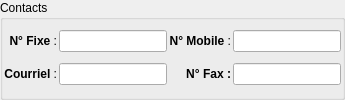
       <widget class="QGroupBox" name="groupBox">
        <property name="title">
         <string>Contacts</string>
        </property>
        <layout class="QGridLayout" name="gridLayout_2">
         <property name="leftMargin">
          <number>1</number>
         </property>
         <property name="topMargin">
          <number>1</number>
         </property>
         <property name="rightMargin">
          <number>1</number>
         </property>
         <property name="bottomMargin">
          <number>1</number>
         </property>
         <property name="spacing">
          <number>2</number>
         </property>
         <item row="0" column="0">
          <widget class="QLabel" name="Lb_TelFix">
           <property name="palette">
            <palette>
             <active>
              <colorrole role="WindowText">
               <brush brushstyle="SolidPattern">
                <color alpha="255">
                 <red>0</red>
                 <green>0</green>
                 <blue>0</blue>
                </color>
               </brush>
              </colorrole>
             </active>
             <inactive>
              <colorrole role="WindowText">
               <brush brushstyle="SolidPattern">
                <color alpha="255">
                 <red>0</red>
                 <green>0</green>
                 <blue>0</blue>
                </color>
               </brush>
              </colorrole>
             </inactive>
             <disabled>
              <colorrole role="WindowText">
               <brush brushstyle="SolidPattern">
                <color alpha="255">
                 <red>0</red>
                 <green>0</green>
                 <blue>0</blue>
                </color>
               </brush>
              </colorrole>
             </disabled>
            </palette>
           </property>
           <property name="text">
            <string>&lt;b&gt;N° Fixe&lt;/b&gt; :</string>
           </property>
           <property name="textFormat">
            <enum>Qt::RichText</enum>
           </property>
           <property name="alignment">
            <set>Qt::AlignRight|Qt::AlignTrailing|Qt::AlignVCenter</set>
           </property>
          </widget>
         </item>
         <item row="1" column="1">
          <widget class="QLineEdit" name="LE_Email">
           <property name="minimumSize">
            <size>
             <width>0</width>
             <height>0</height>
            </size>
           </property>
           <property name="palette">
            <palette>
             <active>
              <colorrole role="WindowText">
               <brush brushstyle="SolidPattern">
                <color alpha="255">
                 <red>0</red>
                 <green>0</green>
                 <blue>0</blue>
                </color>
               </brush>
              </colorrole>
             </active>
             <inactive>
              <colorrole role="WindowText">
               <brush brushstyle="SolidPattern">
                <color alpha="255">
                 <red>0</red>
                 <green>0</green>
                 <blue>0</blue>
                </color>
               </brush>
              </colorrole>
             </inactive>
             <disabled>
              <colorrole role="WindowText">
               <brush brushstyle="SolidPattern">
                <color alpha="255">
                 <red>0</red>
                 <green>0</green>
                 <blue>0</blue>
                </color>
               </brush>
              </colorrole>
             </disabled>
            </palette>
           </property>
          </widget>
         </item>
         <item row="1" column="0">
          <widget class="QLabel" name="Lb_Email">
           <property name="palette">
            <palette>
             <active>
              <colorrole role="WindowText">
               <brush brushstyle="SolidPattern">
                <color alpha="255">
                 <red>0</red>
                 <green>0</green>
                 <blue>0</blue>
                </color>
               </brush>
              </colorrole>
             </active>
             <inactive>
              <colorrole role="WindowText">
               <brush brushstyle="SolidPattern">
                <color alpha="255">
                 <red>0</red>
                 <green>0</green>
                 <blue>0</blue>
                </color>
               </brush>
              </colorrole>
             </inactive>
             <disabled>
              <colorrole role="WindowText">
               <brush brushstyle="SolidPattern">
                <color alpha="255">
                 <red>0</red>
                 <green>0</green>
                 <blue>0</blue>
                </color>
               </brush>
              </colorrole>
             </disabled>
            </palette>
           </property>
           <property name="text">
            <string>&lt;b&gt;Courriel&lt;/b&gt; :</string>
           </property>
           <property name="textFormat">
            <enum>Qt::RichText</enum>
           </property>
           <property name="alignment">
            <set>Qt::AlignRight|Qt::AlignTrailing|Qt::AlignVCenter</set>
           </property>
          </widget>
         </item>
         <item row="1" column="3">
          <widget class="QLineEdit" name="LE_Fax">
           <property name="minimumSize">
            <size>
             <width>0</width>
             <height>0</height>
            </size>
           </property>
           <property name="palette">
            <palette>
             <active>
              <colorrole role="WindowText">
               <brush brushstyle="SolidPattern">
                <color alpha="255">
                 <red>0</red>
                 <green>0</green>
                 <blue>0</blue>
                </color>
               </brush>
              </colorrole>
             </active>
             <inactive>
              <colorrole role="WindowText">
               <brush brushstyle="SolidPattern">
                <color alpha="255">
                 <red>0</red>
                 <green>0</green>
                 <blue>0</blue>
                </color>
               </brush>
              </colorrole>
             </inactive>
             <disabled>
              <colorrole role="WindowText">
               <brush brushstyle="SolidPattern">
                <color alpha="255">
                 <red>0</red>
                 <green>0</green>
                 <blue>0</blue>
                </color>
               </brush>
              </colorrole>
             </disabled>
            </palette>
           </property>
          </widget>
         </item>
         <item row="0" column="2">
          <widget class="QLabel" name="Lb_TelMobile">
           <property name="minimumSize">
            <size>
             <width>0</width>
             <height>0</height>
            </size>
           </property>
           <property name="palette">
            <palette>
             <active>
              <colorrole role="WindowText">
               <brush brushstyle="SolidPattern">
                <color alpha="255">
                 <red>0</red>
                 <green>0</green>
                 <blue>0</blue>
                </color>
               </brush>
              </colorrole>
             </active>
             <inactive>
              <colorrole role="WindowText">
               <brush brushstyle="SolidPattern">
                <color alpha="255">
                 <red>0</red>
                 <green>0</green>
                 <blue>0</blue>
                </color>
               </brush>
              </colorrole>
             </inactive>
             <disabled>
              <colorrole role="WindowText">
               <brush brushstyle="SolidPattern">
                <color alpha="255">
                 <red>0</red>
                 <green>0</green>
                 <blue>0</blue>
                </color>
               </brush>
              </colorrole>
             </disabled>
            </palette>
           </property>
           <property name="text">
            <string>&lt;b&gt;N° Mobile&lt;/b&gt; :</string>
           </property>
           <property name="textFormat">
            <enum>Qt::RichText</enum>
           </property>
           <property name="alignment">
            <set>Qt::AlignRight|Qt::AlignTrailing|Qt::AlignVCenter</set>
           </property>
          </widget>
         </item>
         <item row="0" column="1">
          <widget class="QLineEdit" name="Le_TelFix">
           <property name="minimumSize">
            <size>
             <width>0</width>
             <height>0</height>
            </size>
           </property>
           <property name="palette">
            <palette>
             <active>
              <colorrole role="WindowText">
               <brush brushstyle="SolidPattern">
                <color alpha="255">
                 <red>0</red>
                 <green>0</green>
                 <blue>0</blue>
                </color>
               </brush>
              </colorrole>
             </active>
             <inactive>
              <colorrole role="WindowText">
               <brush brushstyle="SolidPattern">
                <color alpha="255">
                 <red>0</red>
                 <green>0</green>
                 <blue>0</blue>
                </color>
               </brush>
              </colorrole>
             </inactive>
             <disabled>
              <colorrole role="WindowText">
               <brush brushstyle="SolidPattern">
                <color alpha="255">
                 <red>0</red>
                 <green>0</green>
                 <blue>0</blue>
                </color>
               </brush>
              </colorrole>
             </disabled>
            </palette>
           </property>
          </widget>
         </item>
         <item row="1" column="2">
          <widget class="QLabel" name="Lb_Fax">
           <property name="palette">
            <palette>
             <active>
              <colorrole role="WindowText">
               <brush brushstyle="SolidPattern">
                <color alpha="255">
                 <red>0</red>
                 <green>0</green>
                 <blue>0</blue>
                </color>
               </brush>
              </colorrole>
             </active>
             <inactive>
              <colorrole role="WindowText">
               <brush brushstyle="SolidPattern">
                <color alpha="255">
                 <red>0</red>
                 <green>0</green>
                 <blue>0</blue>
                </color>
               </brush>
              </colorrole>
             </inactive>
             <disabled>
              <colorrole role="WindowText">
               <brush brushstyle="SolidPattern">
                <color alpha="255">
                 <red>0</red>
                 <green>0</green>
                 <blue>0</blue>
                </color>
               </brush>
              </colorrole>
             </disabled>
            </palette>
           </property>
           <property name="text">
            <string>&lt;b&gt;N° Fax :&lt;/b&gt;</string>
           </property>
           <property name="textFormat">
            <enum>Qt::RichText</enum>
           </property>
           <property name="alignment">
            <set>Qt::AlignRight|Qt::AlignTrailing|Qt::AlignVCenter</set>
           </property>
          </widget>
         </item>
         <item row="0" column="3">
          <widget class="QLineEdit" name="Le_TelMobile">
           <property name="minimumSize">
            <size>
             <width>0</width>
             <height>0</height>
            </size>
           </property>
           <property name="palette">
            <palette>
             <active>
              <colorrole role="WindowText">
               <brush brushstyle="SolidPattern">
                <color alpha="255">
                 <red>0</red>
                 <green>0</green>
                 <blue>0</blue>
                </color>
               </brush>
              </colorrole>
             </active>
             <inactive>
              <colorrole role="WindowText">
               <brush brushstyle="SolidPattern">
                <color alpha="255">
                 <red>0</red>
                 <green>0</green>
                 <blue>0</blue>
                </color>
               </brush>
              </colorrole>
             </inactive>
             <disabled>
              <colorrole role="WindowText">
               <brush brushstyle="SolidPattern">
                <color alpha="255">
                 <red>0</red>
                 <green>0</green>
                 <blue>0</blue>
                </color>
               </brush>
              </colorrole>
             </disabled>
            </palette>
           </property>
           <property name="layoutDirection">
            <enum>Qt::LeftToRight</enum>
           </property>
          </widget>
         </item>
        </layout>
       </widget>
